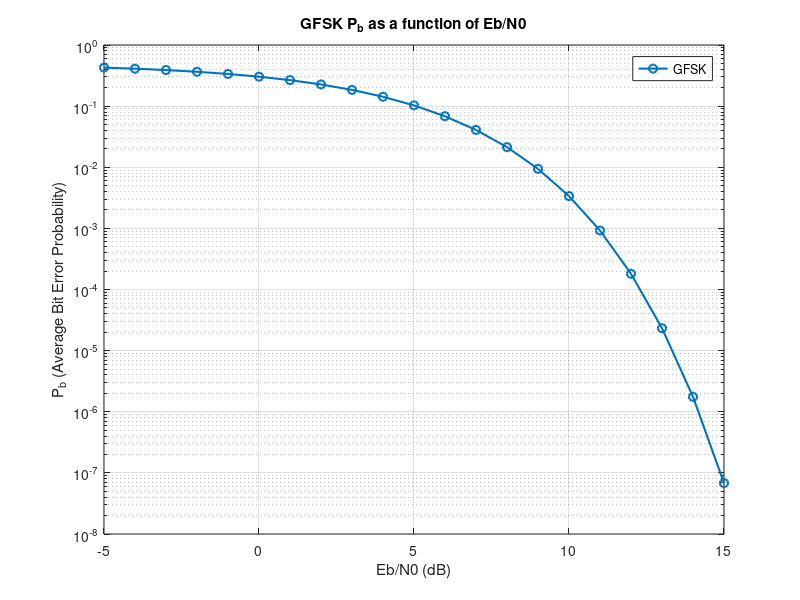

This figure's MATLAB source:
%% GFSK sensitivity/spectrum efficiency study
% AUTHOR: Clara SORRE
% This MATLAB code analyzes the average bit error probability (P_b) for GFSK modulation 
% using the defined analytical expression. It compares sensitivity and spectral efficiency 
% with LoRa CSS by matching the bit rate with different SF and parity settings.

clc; clear; close all;

%% GFSK bit rate = same of lora for comparing
SF_values = 7:12; %or 7
p_values = 0:4;
BW_LoRa = 125e3;
% initialize 
spec_eff = zeros(length(SF_values), length(p_values));
bit_rate = zeros(length(SF_values), length(p_values));
% spectral efficiency values
for i = 1:length(SF_values)
    SF = SF_values(i);
    for j = 1:length(p_values)
        p = p_values(j);
        spec_eff(i, j) = (SF / (2^SF)) * (4 / (4 + p));
        bit_rate(i, j)=spec_eff(i, j).*BW_LoRa;
    end
end

%% assumptions: change of BW but rest fixed
NF= 6;
h = 0.5; %usual modulation index

%% GFSK FUNCTION
function Pb = compute_Pb(EbN0, h)
    alpha = EbN0;  % alpha
    a = sqrt(alpha / 2) .* sqrt(1 - sqrt(1 - (sin(2 * pi * h) ./ (2 * pi * h)).^2));% compute a and b
    b = sqrt(alpha / 2) .* sqrt(1 + sqrt(1 - (sin(2 * pi * h) ./ (2 * pi * h)).^2));
    Pb = exp(-alpha / 2) .* (0.5 * besseli(0, a .* b)); % summation term: first term in brackets
    k_max = 1000; % Sum over k terms : truncated at kmax for infinite series
    for k = 1:k_max
        Pb = Pb + ((a ./ b).^k) .* besseli(k, a .* b);
    end
end

%% use function iterations
EbN0_dB = -5:15;  %SNR values in dB
Pb_values = compute_Pb(10.^(EbN0_dB/10), h); %convert dB to linear
semilogy(EbN0_dB, Pb_values,'DisplayName', sprintf('GFSK'), 'LineWidth', 1.5, 'Marker', 'o')

for idx = 1:length(p_values)
    %interpolation
    p = p_values(idx);
    target_Pb = 1e-3;
    EbN0_estimated = interp1(Pb_values, EbN0_dB, target_Pb, 'linear', 'extrap');
    Sensitivity_dBm = -174 + 10 * log10(bit_rate(1, p+1) * 10.^(EbN0_estimated/10)) + NF;
    fprintf('For GFSK at p= %d,', p)
    fprintf(' the estimated Eb/N0 is %d dB', EbN0_estimated)
    fprintf(' and the sensitivity is %d dBm. \n', Sensitivity_dBm)
end
title('GFSK P_b as a function of Eb/N0')
xlabel('Eb/N0 (dB)');
ylabel('P_b (Average Bit Error Probability)');
legend show;
grid on;
hold off;

